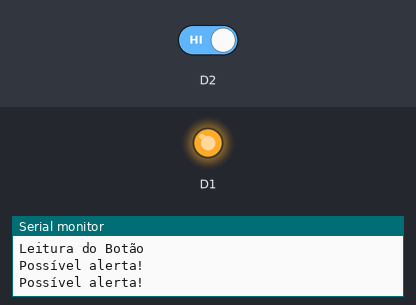
The sketch below on a simulated ESP8266 (NodeMCU). Parts: output pins drawn as LEDs (lit = HIGH), the last lines printed to the serial monitor. Inputs (shaded band) come from the test bench; at power-on: D2 HIGH.

Above: at 1.8 s.
1.9 s: D2 driven LOW
At 3.1 s:
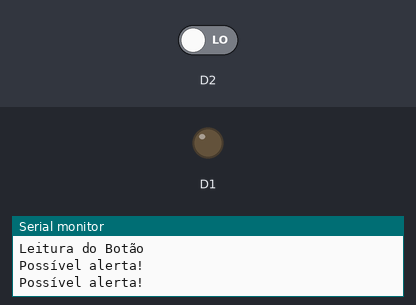
3.5 s: D2 driven HIGH
At 4.6 s:
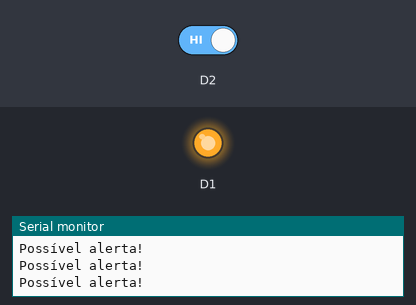
Timing chart, 0 to 6.5 s (numbered marks = the images above; inputs shaded):
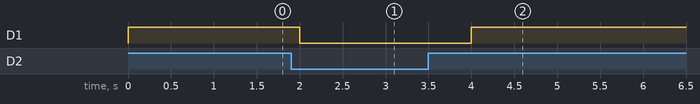

Measured:
- after the input at 1.9 s, D1: HIGH → LOW after 0.10 s
- after the input at 3.5 s, D1: LOW → HIGH after 0.50 s

The sketch:

Codigo.Botao.Avancado.ino
```cpp
void setup()
{
   Serial.begin(9600);
   Serial.println("Leitura do Botão");
   pinMode(D1,OUTPUT);
   pinMode(D2,INPUT);
}
void loop()
{
   digitalWrite(D1,digitalRead(D2));
   if(digitalRead(D2)==0)
   {
    Serial.println("");
    delay(1000);
   }
   else{
    Serial.println("Possível alerta!");
    delay(1000);
   }

}
```
